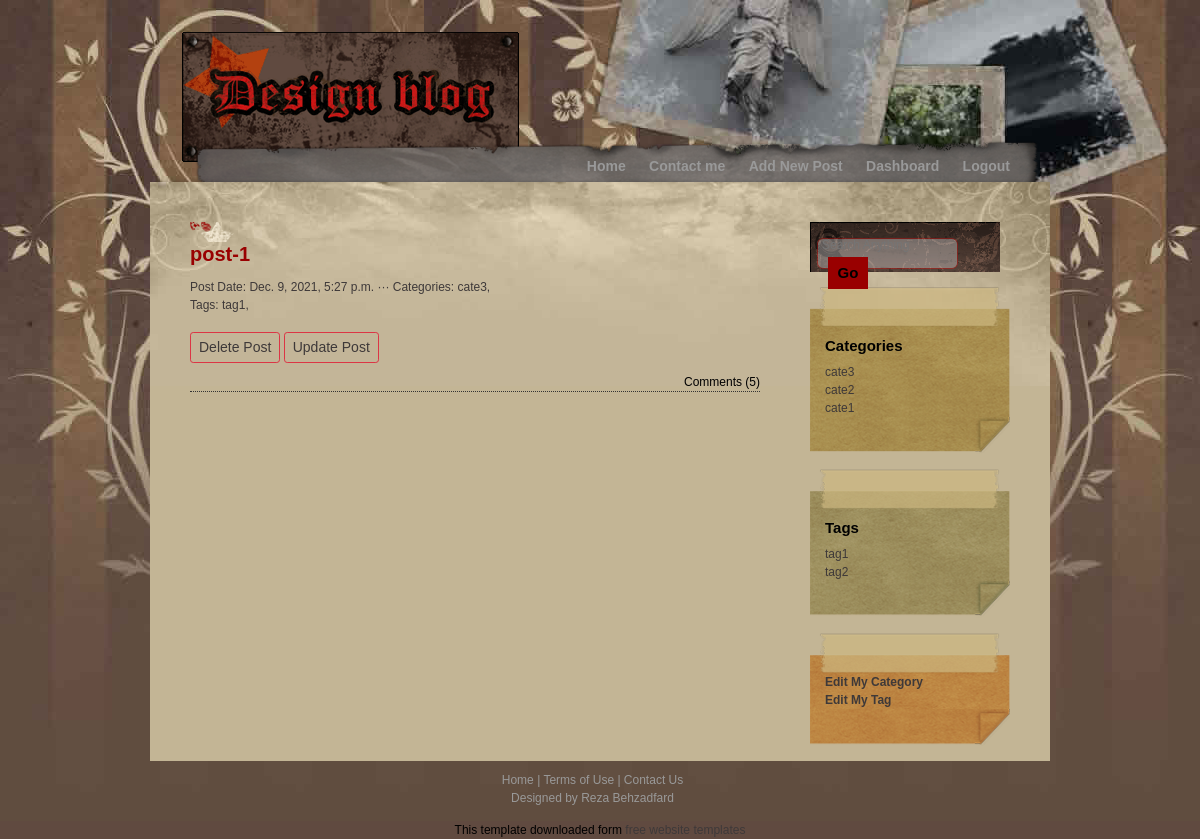
The app's page /dashboard/ (signed in) with its own data.
### post/models.py (models this page shows, shortened)
class Post(models.Model):
    title = models.CharField(max_length=120)
    image = models.ImageField(upload_to="")
    content = models.TextField()
    created_at = models.DateTimeField(auto_now_add=True)
    slug = models.SlugField(unique=True, max_length=120, null=True, blank=True)
    author = models.ForeignKey(User, on_delete=CASCADE)
    category = models.ManyToManyField(Category)
    tag = models.ManyToManyField(Tag, blank=True, null=True)
    class Meta:
        unique_together = ('title', 'slug')

class Category(models.Model):
    title = models.CharField(max_length=120)
    slug = models.SlugField(unique=True, max_length=120, null=True, blank=True)
    creator = models.ForeignKey(User, on_delete=SET_NULL, null=True, blank=True)
    parent = models.ForeignKey('self', on_delete=models.PROTECT, blank=True, null=True)
    created_at = models.DateTimeField(auto_now_add=True)
    class Meta:
        unique_together = ('title', 'slug')

class Tag(models.Model):
    title = models.CharField(max_length=120)
    slug = models.SlugField(unique=True, max_length=120, null=True, blank=True)
    creator = models.ForeignKey(User, on_delete=SET_NULL, null=True, blank=True)
    created_at = models.DateTimeField(auto_now_add=True)
    class Meta:
        unique_together = ('title', 'slug')

### post/views.py (the view)
# urls.py: path('dashboard/', dashboard, name='dashboard'),
@login_required(login_url='login')
def dashboard(request):
    user = request.user
    posts = Post.objects.filter(author=user).order_by('-created_at')
    categories = Category.objects.all().order_by('-created_at')
    tags = Tag.objects.all().order_by('-created_at')
    context = {
        'posts': posts,
        'categories': categories,
        'tags': tags,
    }
    return render(request, 'post/dashboard.html', context)

### post/templates/post/dashboard.html (shortened to what this page needs)
{% extends "post/class_base.html" %}
{% load static %}
{% block menu %}
<ul>
    <li><a href="{% url 'home' %}">Home</a></li>
    <li><a href="{% url 'contact' %}">Contact me</a></li>
    <li><a href="{% url 'add_post' %}">Add New Post</a></li>
    <li><a href="{% url 'dashboard' %}">Dashboard</a></li>
    <li><a href="{% url 'logout' %}">Logout</a></li>
</ul>
{% endblock menu %}
{% block content %}
  {% if request.user.is_authenticated %}
      {% if posts|length == 0 %}
      <div>
        <a href="{% url 'add_post' %}"><div class="d-flex justify-content-center btn btn-secondary my-2">   Add Post  </div></a>
      </div>
      {% else %}
        {% for post in posts %}
        <div class="postbody">
        <a href="{% url 'post_detail' post.slug %}"><h1>{{post.title}}</h1></a><br><br>
        <div class="publish_info">Post Date: {{post.created_at}} ··· Categories: {% for category_ in post.category.all %}{{category_.title}}, {% endfor %}</div>
        <div class="publish_info">Tags: {% for tag_ in post.tag.all %}{{tag_.title}}, {% endfor %}</div><br>
        <span><a href="{% url 'delete_post' post.slug %}" class="btn btn-outline-danger btn-sm">Delete Post</a></span>
        <span><a href="{% url 'update_post' post.slug %}" class="btn btn-outline-danger btn-sm">Update Post</a></span>
        <div class="comment">Comments ({{post.comment_set.count}})</div>
        </div>
        {% endfor %}
      {% endif %}
  {% endif %}
{% endblock content %}

### post/templates/post/class_base.html (shortened to what this page needs)
{% load static %}
<!DOCTYPE html>
<html lang="en">
<head>
  <link href="https://cdn.jsdelivr.net/npm/bootstrap@5.0.0-beta1/dist/css/bootstrap.min.css" rel="stylesheet"
>
  <link rel="stylesheet" href="{% static 'style.css' %}">
</head>
<body>
  <div id="container_wrapper1">
    <div id="container_wrapper2">
      <div id="container">
        <div id="header">
          <div id="logo">
            <div id="site_slogan"></div>
          </div>
        </div>
        <div id="menu">
          {% block menu %}
          {% endblock menu %}
        </div>
        <div id="content">
          <div id="left_column">
            {% block content %}
            {% endblock content %}
          </div>
          {% if page != 'login' and page != 'register' %}
          <div id="right_column">
            <div class="section">
              <form method="post" action="{% url 'search_post' %}" class="search">
                <input name="search" type="text" placeholder="Search Anything" id="keyword" />
                <input type="submit" value="Go" class="button" />
              </form>
            </div>
            <div class="section">
              <div class="section1_top"></div>
              <div class="section1_middle">
                <h2>Categories</h2>
                <ul>
                  {% for cate in categories %}
                  <li><a href="{% url 'category_reverse' cate.slug %}">{{cate.title}}</a></li>
                  {% endfor %}
                </ul>
              </div>
              <div class="section1_bottom"></div>
            </div>
            <div class="section">
              <div class="section2_top"></div>
              <div class="section2_middle">
                <h2>Tags</h2>
                <ul>
                  {% for tag in tags %}
                  <li>{{tag.title}}</li>
                  {% endfor %}
                </ul>
              </div>
              <div class="section2_bottom"></div>
            </div>
            <div class="section">
              <div class="section3_top"></div>
              <div class="section3_middle">
                {% if request.user.is_authenticated %}
                <ul>
                  <li><strong><a href="{% url 'categories' %}">Edit My Category</a></strong></li>
                  <li><strong><a href="{% url 'tags' %}">Edit My Tag</a></strong></li>
                </ul>
                {% endif %}
              </div>
              <div class="section3_bottom"></div>
            </div>
          </div>
          {% endif %}
        </div>
        <div id="bottom">
          <div id="footer"> <a href="{% url 'home' %}">Home</a> | <a href="#">Terms of Use</a> | <a href="#">Contact Us</a> <br />
            Designed by <a href="#">Reza Behzadfard</a>
          </div>
        </div>
      </div>
    </div>
  </div>
  <div align=center>This template downloaded form <a href='http://all-free-download.com/free-website-templates/'>free
      website templates</a></div>
</body>
</body>
</html>

### post/static/style.css (style rules this page uses)
body { margin:0; padding:0; line-height: 1.5em; font-family: Helvetica, Arial, sans-serif; font-size: 12px; color: #000000; background: #604a40; }
a:link, a:visited { color: #3e3939; text-decoration: none; }
h1 { margin: 0px; padding: 20px 0px 0px 0px; font-size: 20px; font-weight: bold; color:#990000; height: 20px; background: url(post/media/h1_background.png) left center no-repeat; }
h2 { margin: 0px 0px 8px 0px; padding: 10px 0px 0px 15px; font-weight: bold; font-size: 15px; color: #000000; }
#container_wrapper1 { background: url(post/media/background.gif) top center repeat-x; }
#container_wrapper2 { background: url(post/media/mainbackground.jpg) top center no-repeat; }
#container { margin: 0px auto; width: 900px; }
#header { clear: both; padding: 30px 0px 0px 30px; width: 870px; height: 140px; }
#logo { height: 134px; background: url(post/media/logo.gif) no-repeat; }
#site_slogan { padding: 90px 0px 10px 160px; font-size: 12px; color: #999999; }
#menu { clear: both; margin: 0px; padding: 0px; width: 900px; height: 42px; text-align: right; background: url(post/media/menu_bg.png) no-repeat; }
#menu ul { margin: 0px; padding: 18px 20px 0px 0px; list-style: none; }
#menu ul li { margin: 0px; display: inline; }
#menu ul li a { margin: 0px; padding: 0px 20px 0px 0px; font: 14px arial; font-weight: bold; color:#999999; text-decoration: none; }
#content { float: left; margin: 0px; width: 900px; background: #c3b595 url(post/media/content_bg.jpg) no-repeat; }
#left_column { float: left; margin: 40px 0px 0px 40px; padding: 0px; width: 570px; }
#right_column { float: right; margin: 40px 40px 0px 0px; padding: 0px; width: 200px; }
.section { margin: 0px 0px 15px 0px; padding: 0px; color: #3e3939; }
.section .section1_top { height: 40px; background: url(post/media/section1_top.png) no-repeat; }
.section .section1_middle { background: url(post/media/section1_middle.png) repeat-y; }
.section .section1_bottom { height: 37px; background:url(post/media/section1_bottom.png) no-repeat; }
.section .section2_top { height: 40px; background: url(post/media/section2_top.png) no-repeat; }
.section .section2_middle { background: url(post/media/section2_middle.png) repeat-y; }
.section .section2_bottom { height: 37px; background: url(post/media/section2_bottom.png) no-repeat; }
.section .section3_top { height: 40px; background: url(post/media/section3_top.png) no-repeat; }
.section .section3_middle { background: url(post/media/section3_middle.png) repeat-y; }
.section .section3_bottom { height: 37px; background: url(post/media/section3_bottom.png) no-repeat; }
.section ul { margin: 0px 0px 0px 15px; padding: 0px; list-style: none; }
.section ul li { display: block; }
.section ul li a { padding: 0px; margin: 0px; color: #3e3939; text-decoration: none; }
.postbody { padding: 0px; margin-bottom: 40px; border-bottom: 1px dotted #333333; }
.publish_info { clear: both; margin: 0px; padding: 0px; color:#3e3939; }
.comment { clear: both; margin: 10px 0px 0px 0px; width: 570px; text-align: right; padding: 0px; }
.search { width: 190px; margin: 0px; padding: 13px 0px 0px 10px; height: 50px; background: url(post/media/search_box.gif) no-repeat; }
input { width: 130px; background: none; color: #CCCCCC; border: none; }
.button { margin: 2px 0px 0px 8px; height: 32px; width: 40px; color: #000000; font-size: 15px; font-weight: bold; border: none; background: #990000; }
#footer { clear: both; padding: 10px 0px 0px 15px; width: 870px; height: 60px; text-align: center; color: #999999; text-align: center; }
#footer a { color: #999999; }

### records on screen
Post: title "post-1", created_at "Dec. 9, 2021, 5:27 p.m.", comment_set.count "5"
Category: title "cate3"
Tag: title "tag1"
Category: title "cate2"
Category: title "cate1"
Tag: title "tag2"
